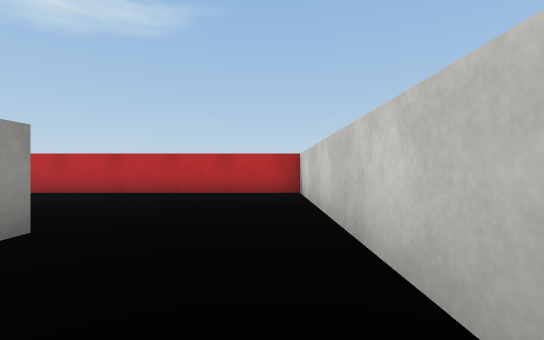
view 1 (above)

24 first-person views from a walk through a 3-D level made in the Unity game engine. The camera is 0.58 m above the floor, looks level and sees 85° across. The floor is counted in squares, 1 m on a side. Each view is taken from the middle of a square. On the plan, view 1 faces up. The plan holds only what a view shows up to about 9 squares ahead; the rest is blank. The player character is not drawn. Surface patterns are stand-ins for the level's own textures.

view 2
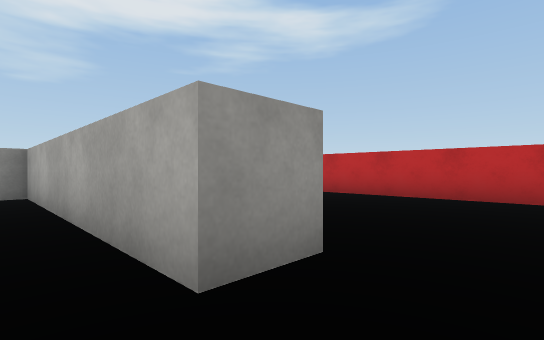

view 3
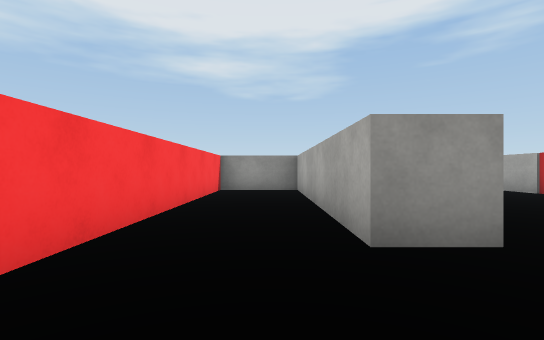

view 4
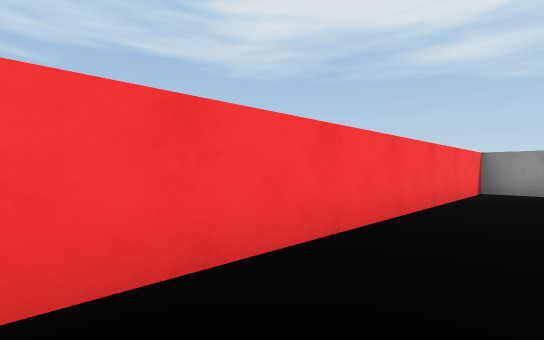

view 5
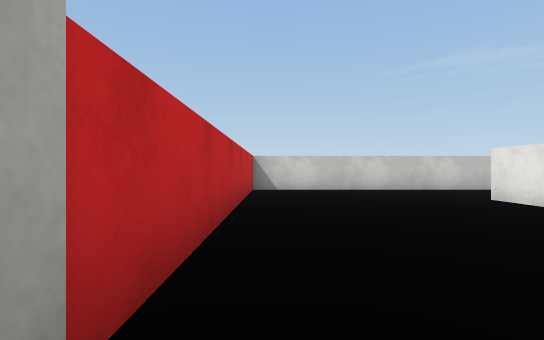

view 6
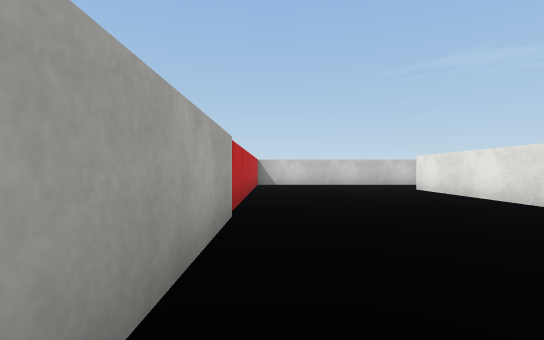

view 7
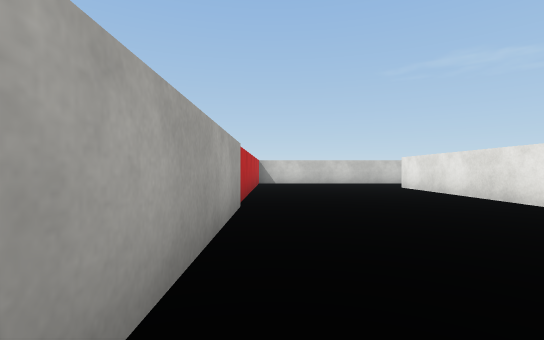

view 8
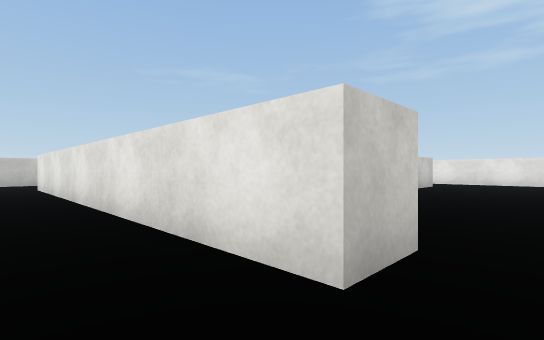

view 9
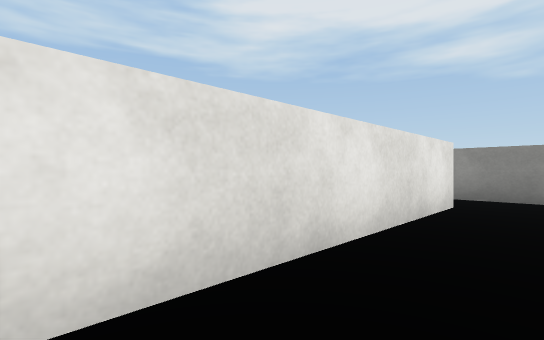

view 10
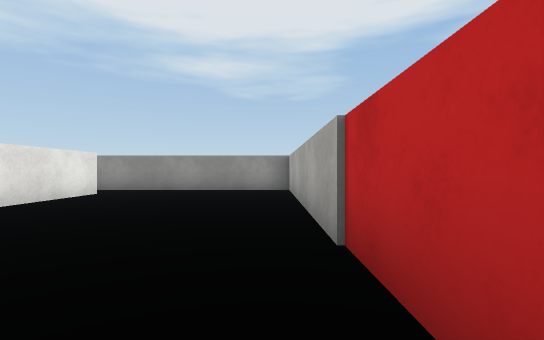

view 11
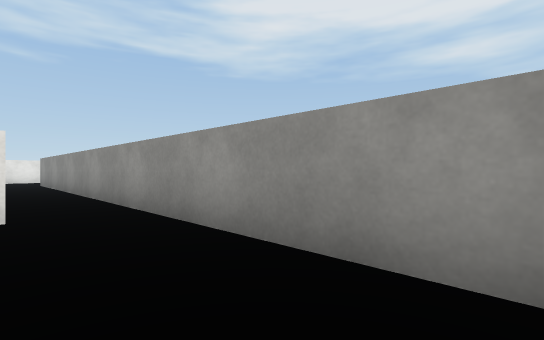

view 12
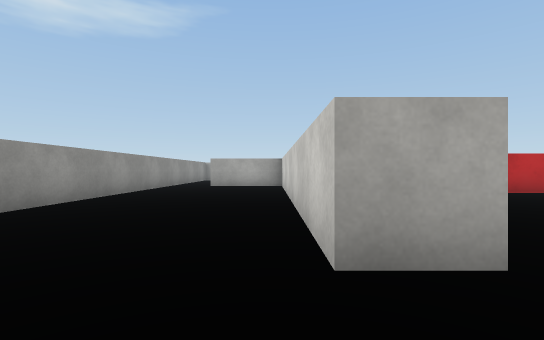

view 13
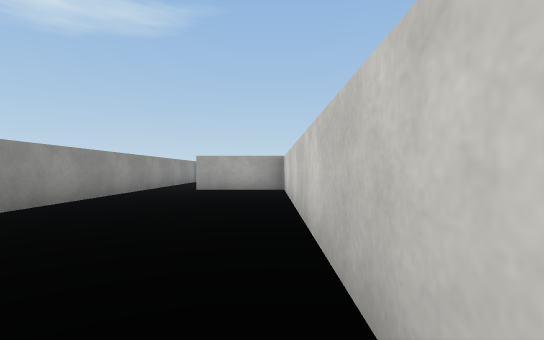

view 14
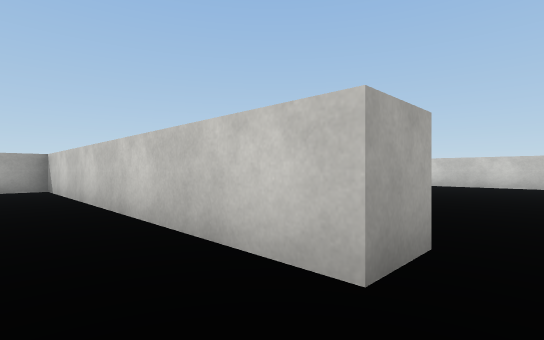

view 15
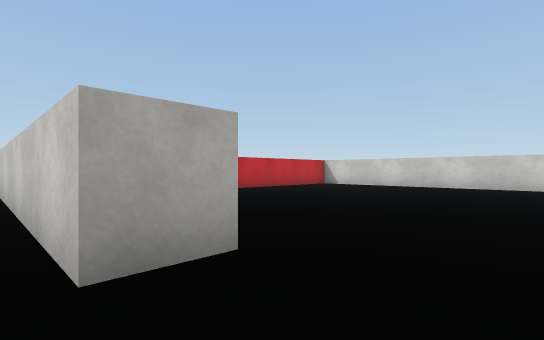

view 16
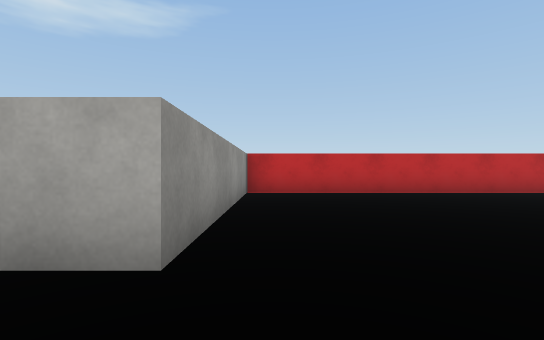

view 17
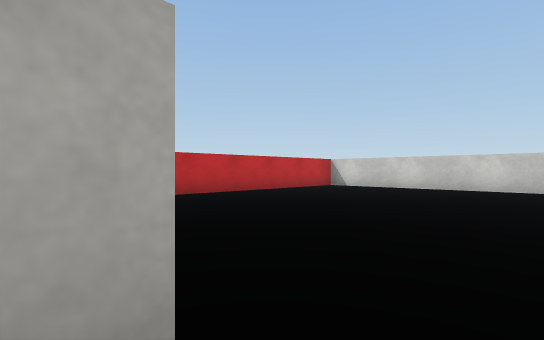

view 18
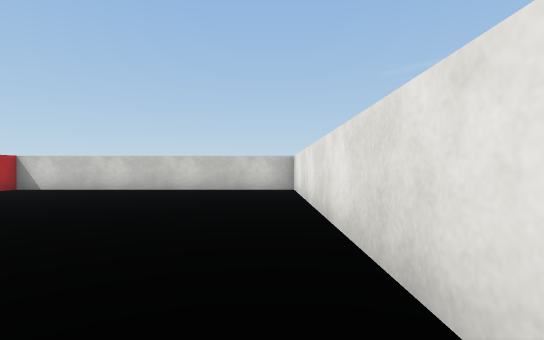

view 19
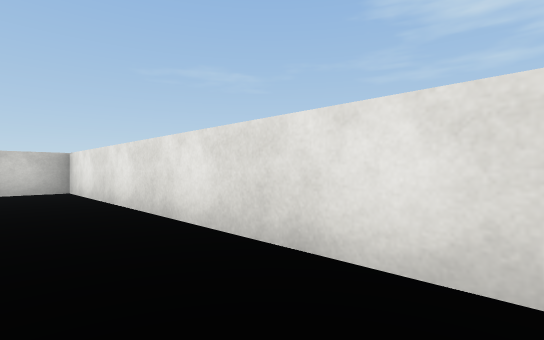

view 20
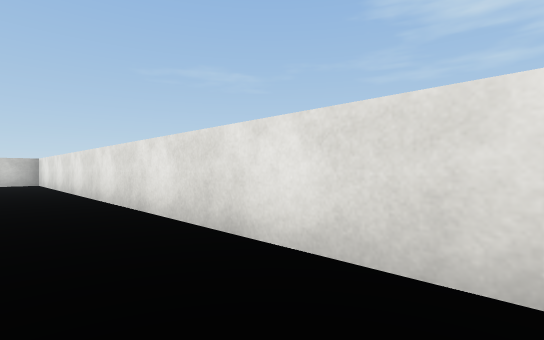

view 21
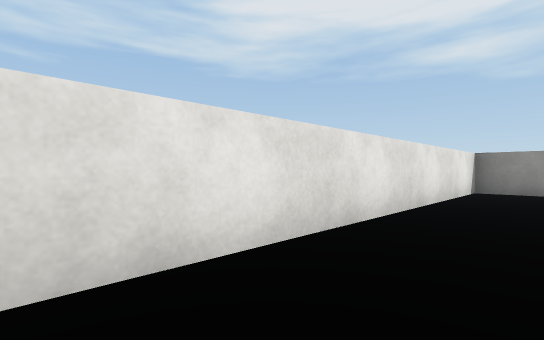

view 22
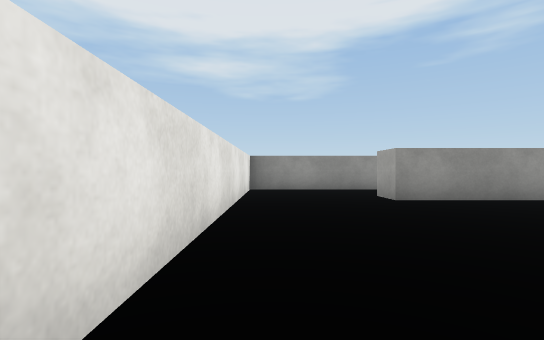

view 23
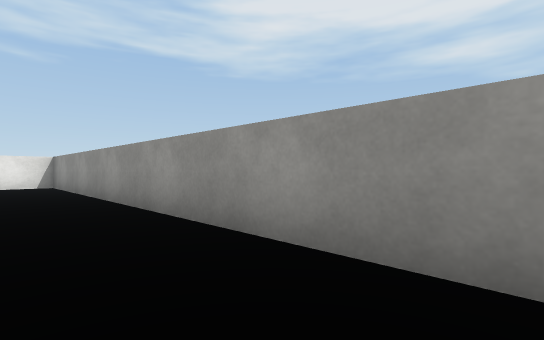

view 24
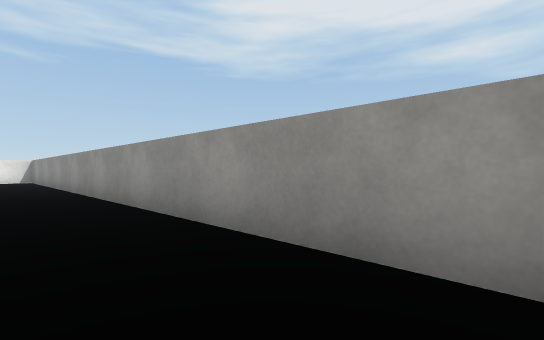

### Floor plan
Ten units are one square. View 1 is at (0, 0); x grows to the right and y downward. Boxes are objects, and circles mark ways between rooms. Rooms are numbered by the first view taken in them; rooms with no view inside come last. Other rooms are left out.
<svg viewBox="-173 -80 185 182">
<path fill="none" stroke="#000" d="M-122 -27 -22 -27 -22 -17 -86 -17 -86 5 0 5M7 -5 7 -75 -137 -75 -137 -26M-137 -26 -137 66 -148 66M-86 73 -96 73 -96 -17 -122 -17 -122 -27M-168 -70 -168 97 -86 97M-86 97 7 97 7 15 -86 15 -86 73"/>
<circle cx="-130" cy="-20" r="3" fill="#2a7"/>
<circle cx="-90" cy="85" r="3" fill="#2a7"/>
<text x="-60" y="-40">1</text>
<text x="-130" y="30">2</text>
<text x="-40" y="50">3</text>
</svg>
Room 1 opens to room 2. Room 2 opens to room 3.

Where each view was taken, in squares from view 1:
view 1: 0 up, 0 right, facing up
view 2: 1 up, 1 left, facing up-left
view 3: 1 up, 0 right, facing left
view 4: 1 up, 0 right, facing down-left
view 5: 7 up, 8 left, facing right
view 6: 7 up, 11 left, facing right
view 7: 7 up, 12 left, facing right
view 8: 4 up, 13 left, facing down-right
view 9: 4 up, 7 left, facing down-left
view 10: 7 up, 5 left, facing left
view 11: 7 up, 12 left, facing down-left
view 12: 9 down, 10 left, facing up
view 13: 7 down, 10 left, facing up
view 14: 8 down, 11 left, facing up-right
view 15: 9 down, 10 left, facing up-right
view 16: 9 down, 8 left, facing up
view 17: 8 down, 9 left, facing up-right
view 18: 9 down, 8 left, facing right
view 19: 8 down, 8 left, facing down-right
view 20: 8 down, 13 left, facing down-right
view 21: 8 down, 8 left, facing down-left
view 22: 9 down, 8 left, facing left
view 23: 2 up, 15 left, facing down-left
view 24: 7 up, 15 left, facing down-left
